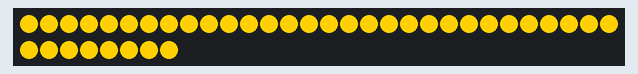
Bench run of a sketch on a simulated Arduino Uno, built with avr-gcc and run on an emulated ATmega328P. Shown: 38 RGB LEDs in strip order, left to right, continuing on the next row. Dim RGB values are drawn brighter than linear.

Above: at 0.12 s.
At 103.2 s:
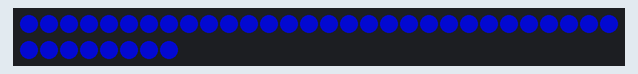

The sketch:

vandenpreston_enforcer_colors_flashing.ino
```cpp
#include <Adafruit_NeoPixel.h>

#define PIN 3

// Parameter 1 = number of pixels in strip
// Parameter 2 = pin number (most are valid)
// Parameter 3 = pixel type flags, add together as needed:
//   NEO_KHZ800  800 KHz bitstream (most NeoPixel products w/WS2812 LEDs)
//   NEO_KHZ400  400 KHz (classic 'v1' (not v2) FLORA pixels, WS2811 drivers)
//   NEO_GRB     Pixels are wired for GRB bitstream (most NeoPixel products)
//   NEO_RGB     Pixels are wired for RGB bitstream (v1 FLORA pixels, not v2)
Adafruit_NeoPixel strip = Adafruit_NeoPixel(38, PIN, NEO_GRB + NEO_KHZ800);
int i=0;
void blue() {

  while (i < 38+1) {
    strip.setPixelColor(i, 2,5,121);
    strip.show();
    i++;
  }
  }
  void yellow() {

  while (i < 38+1) {
    strip.setPixelColor(i, 255,208,0);
    strip.show();
    i++;
  }
  }
void setup() {
  // put your setup code here, to run once:
  strip.begin();
  strip.show(); // Initialize all pixels to 'off'

}

void colorsflashing()
{
  yellow();
  delay(50);
  i=0;
  blue();
  delay(50);
  i = 0;
}

void loop() {
  // put your main code here, to run repeatedly:
colorsflashing();
}
```
